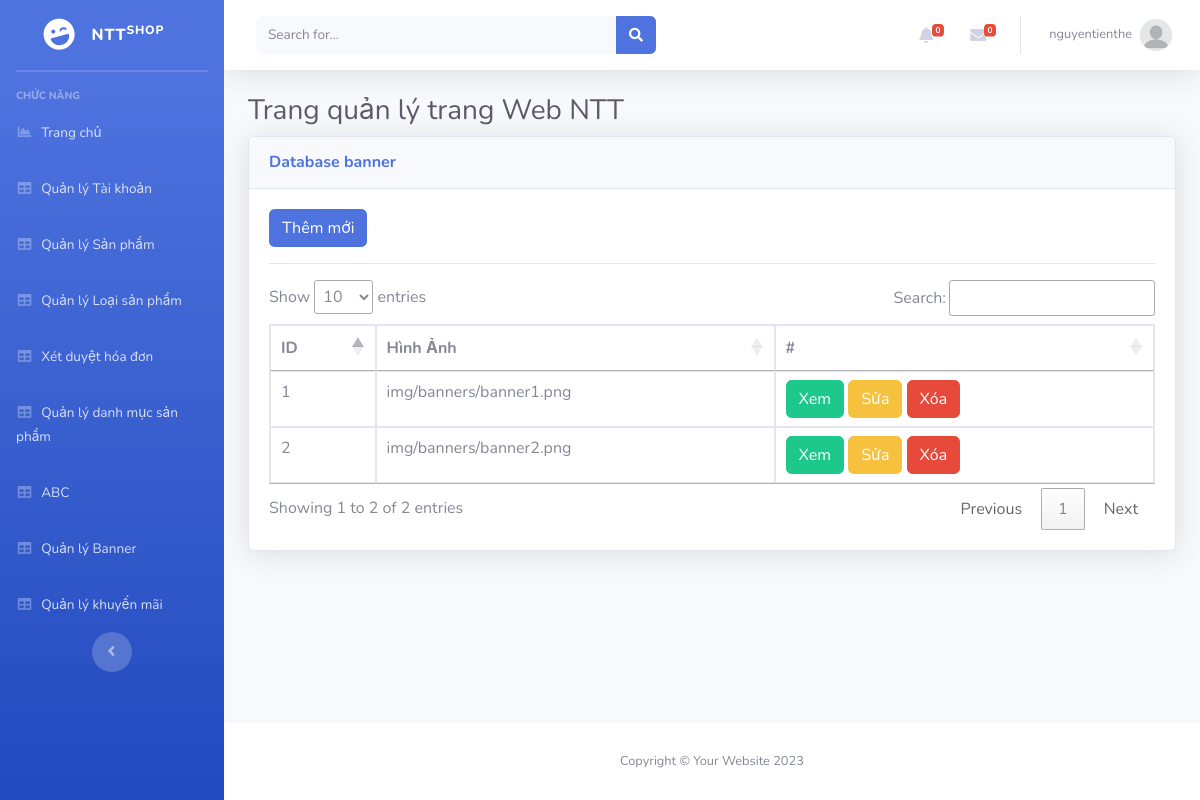
The page /Admin/index.php?mod=banner (signed in) on the database its author committed.
### tables this page shows
CREATE TABLE `banner` (
  `Id` int(11) NOT NULL,
  `HinhAnh` varchar(255) DEFAULT NULL
);

### Admin/MVC/controllers/BannerController.php (called while the page is built, shortened)
<?php
class BannerController
{
	var $banner_model;
	function __construct()
	{
		$this->banner_model = new Banner();
	}
	public function list()
	{
		$data = $this->banner_model->All();
		require_once("MVC/Views/Admin/index.php");
	}
}

### Admin/MVC/Models/connection.php (called while the page is built, shortened)
<?php
    class Connection{
        function __construct()
        {
            $severname ="localhost";
            $username ="root";
            $password ="";
            $db_name ="ntt_shop";
            $this->conn = new mysqli($severname,$username,$password,$db_name);
        }
    }
?>

### Admin/MVC/Models/model.php (called while the page is built, shortened)
<?php
require_once("connection.php");
class Model
{
    var $table;
    var $contens;
    function __construct()
    {
        $conn_obj = new Connection();
        $this->conn = $conn_obj->conn;
    }
    function All()
    {
        $query = "select * from $this->table ORDER BY $this->contens DESC ";
        require("result.php");
        return $data;
    }
}

### Admin/MVC/Models/result.php (called while the page is built)
<?php
$result = $this->conn->query($query);
$data = array();
while ($row = $result->fetch_assoc()) {
    $data[] = $row;
}
?>

### Admin/MVC/Views/banner/list.php (the view, shortened to what this page needs)
<a href="?mod=banner&act=add" type="button" class="btn btn-primary">Thêm mới</a>
<hr>
<table class="table table-bordered" id="dataTable" width="100%" cellspacing="0">
  <thead>
    <tr>
      <th scope="col">ID</th>
      <th scope="col">Hình Ảnh</th>
      <th scope="col">#</th>
    </tr>
  </thead>
  <tbody>
    <?php foreach ($data as $row) { ?>
      <tr>
        <td><?= $row['Id'] ?></td>
        <td><?= $row['HinhAnh'] ?></td>
        <td>
          <a href="?mod=banner&act=detail&id=<?= $row['Id'] ?>" class="btn btn-success">Xem</a>
          <?php if (isset($_SESSION['isLogin_Admin']) && $_SESSION['isLogin_Admin'] == true) { ?>
          <a href="?mod=banner&act=edit&id=<?= $row['Id'] ?>" class="btn btn-warning">Sửa</a>
          <a href="?mod=banner&act=delete&id=<?= $row['Id'] ?>" onclick="return confirm('Bạn có thật sự muốn xóa ?');" type="button" class="btn btn-danger">Xóa</a>
          <?php }?>
        </td>
      </tr>
    <?php } ?>
</table>

### rows shown on the page
banner: Id "2", HinhAnh "img/banners/banner2.png"
banner: Id "1", HinhAnh "img/banners/banner1.png"

### other values the page prints
$_SESSION['login']['TaiKhoan'] "nguyentienthe"
$mod "banner"
